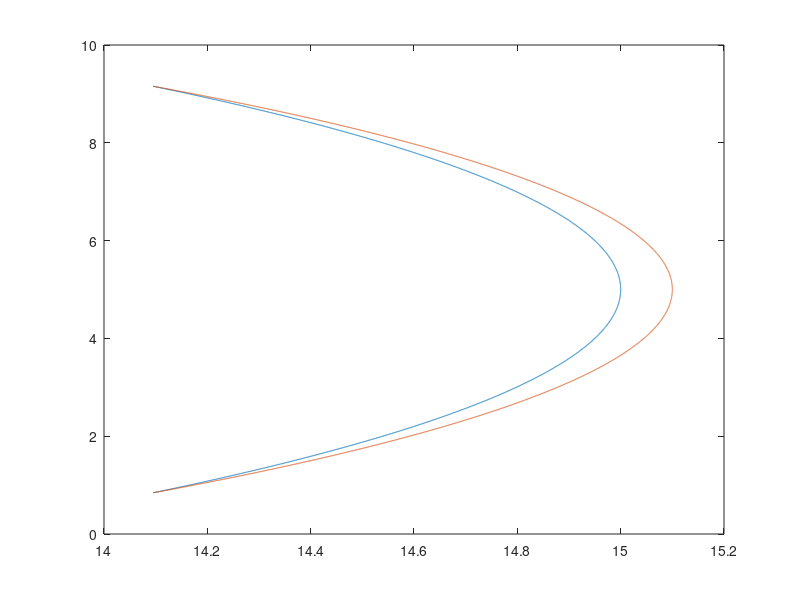

The MATLAB script that drew this image:
function m96g6c()
% Display the feasible region of the Non-linear Constrained Optimization 
% This example comes from:
%    'On the Use of Non-Stationary Penalty Functions to Solve
%     Non-linear Constrained Optimization Problems with GA's'
%
%    Authors: J. Joines and C. Houck
%    North Carolina State University
%
% Optimization Problem 1:
%
%     f(x)=(x1-10)^3 +(x2-20)^3;
%
% subject to the constraints:
%     
%    (x1-5)^2+(x2-5)^2 >= 100 
%    (x1-6)^2+(x2-5)^2 <= 82.81
%
% and bounds: 13 <=x1<=100; 0<=x2<=100 
%
% well-known global solution is (14.095 .84296);
%       fmin=-6961.81381


% All Rights Reserved, 
% Revision 3.0, Oct. 1996
% Evolution Strategy Toolbox 1993-96
% To Thanh Binh University of Magdeburg Germany



y=[.843:.001:9.157];

hold off

plot(5+sqrt(100-(y-5).^2),y);
hold on
plot(6+sqrt(82.81-(y-5).^2),y);
%axis([14 15.2 0 10]);
%
